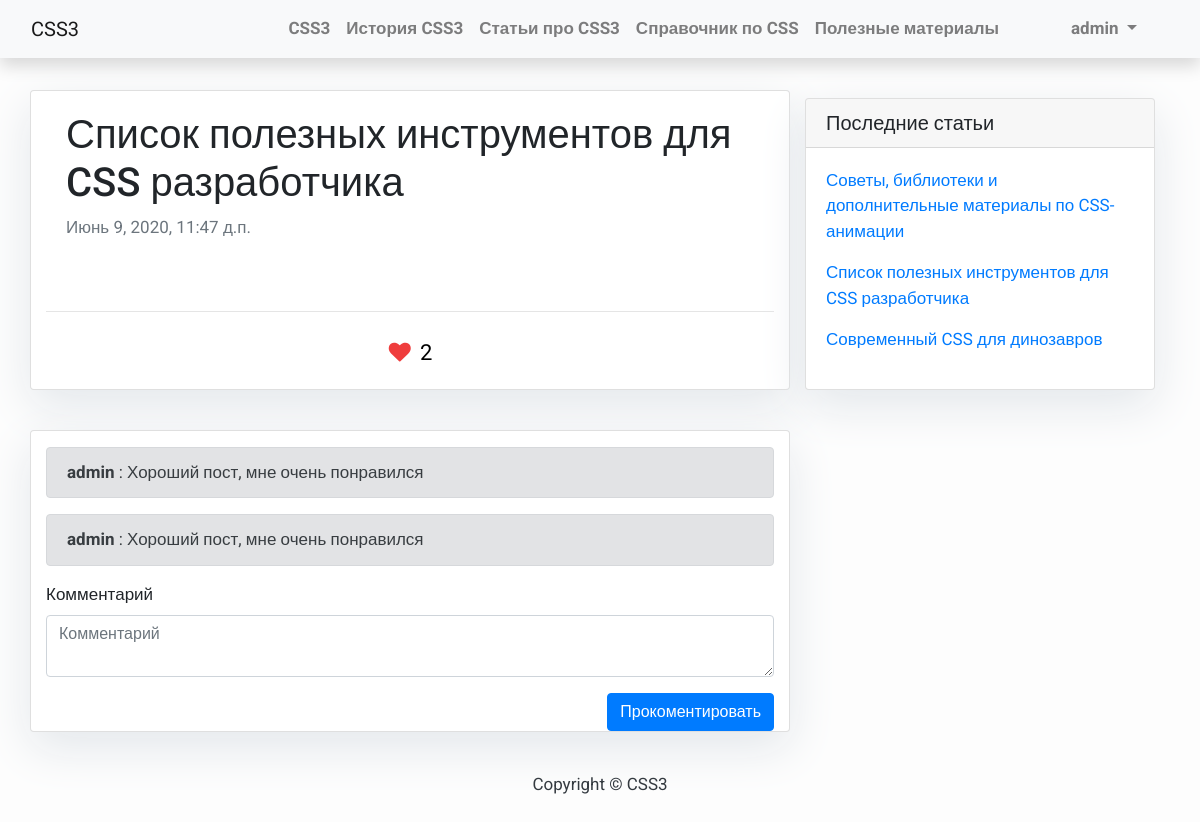
/post/spisok-poleznyh-instrumentov-dlya-css-razrabotchika/ (signed in), run on the app's committed database.
### blog/models.py (models this page shows, shortened)
class Post(models.Model):
    STATUS_CHOICES = (
        ('draft', 'В разработке'),
        ('published', 'Опубликована'),
    )
    title = models.CharField(max_length=250, verbose_name='Название')
    slug = models.SlugField(max_length=250, unique_for_date='publish', verbose_name='Слаг')
    author = models.ForeignKey(User, on_delete=models.CASCADE,
                               related_name='blog_posts')
    annotation = models.TextField(max_length=300, default='', verbose_name='Текст превью')
    body = tinymce_models.HTMLField(verbose_name='Текст')
    publish = models.DateTimeField(default=timezone.now, verbose_name='Время публикации')
    created = models.DateTimeField(auto_now_add=True, verbose_name='Время создания')
    updated = models.DateTimeField(auto_now=True, verbose_name='Время обновления')
    status = models.CharField(max_length=10, choices=STATUS_CHOICES, default='draft', verbose_name='Статус')
    class Meta:
        ordering = ('-publish',)
        verbose_name = 'Статья'
        verbose_name_plural = 'Статьи'
    objects = models.Manager()
    def get_absolute_url(self):
        return reverse('blog:post_detail', args=[self.slug])
    def has_like(self, user):
        return self.likes.filter(author=user).first()

class Like(models.Model):
    post = models.ForeignKey(Post, on_delete=models.CASCADE, related_name='likes', verbose_name='Статья')
    author = models.ForeignKey(User, on_delete=models.CASCADE, related_name='blog_likes', default=None,  verbose_name='Автор')
    class Meta:
        verbose_name = 'Лайк'
        verbose_name_plural = 'Лайки'

class Comment(models.Model):
    post = models.ForeignKey(Post, on_delete=models.CASCADE, related_name='comments', verbose_name='Статья')
    author = models.ForeignKey(User, on_delete=models.CASCADE, related_name='blog_comments', default=None,
                               verbose_name='Автор')
    body = models.TextField(verbose_name='Комментарий')
    created = models.DateTimeField(auto_now_add=True, verbose_name='Время создания')
    active = models.BooleanField(default=True, verbose_name='Статус активности')
    class Meta:
        ordering = ('created',)
        verbose_name = 'Коментарий'
        verbose_name_plural = 'Коментарии'

### blog/views.py (the view, shortened to what this page needs)
# urls.py: path('post/<slug:slug>/', views.PostDetail.as_view(), name='post_detail'),
class PostDetail(generic.DetailView):
    model = Post
    template_name = 'blog/post_detail.html'
    def get(self, request, *args, **kwargs):
        comment_form = CommentForm()
        self.object = self.get_object()
        context = self.get_context_data(object=self.object, form=comment_form)
        return self.render_to_response(context)

### blog/forms.py
class CommentForm(forms.ModelForm):
    class Meta:
        model = Comment
        fields = ('body', )
        widgets = {
            'body': forms.Textarea(attrs={'rows': 2}),
        }

### blog/templatetags/blog_tags.py (called while the page is built)
@register.inclusion_tag('blog/tags/latest_posts.html')
def show_latest_posts(count=5):
    latest_posts = Post.objects.filter(status='published').order_by('-publish')[:count]
    return {'latest_posts': latest_posts}

### blog/templatetags/method.py (called while the page is built)
@register.filter
def method(value, arg):
    if hasattr(value, str(arg)):
        return getattr(value, str(arg))
    return "[%s has no method %s]" % (value, arg)

@register.filter
def call(value):
    if not callable(value):
        return "[%s is not callable]" % value
    return value()

@register.filter(name="with")
def with_(value, arg):
    if callable(value):
        return partial(value, arg)
    return "[%s is not callable]" % value

### templates/blog/post_detail.html (shortened to what this page needs)
{% extends 'base.html' %}
{% load bootstrap4 %}
{% block content %}
<div class="container">
    <div class="row">
        <div class="col-md-8 card mb-4  mt-3 left  top">
            <div class="card-body">
                <h1>{% block title %} {{ object.title }} {% endblock title %}</h1>
                <p class="text-muted">{{ post.created }}</p>
            </div>
            <hr>
            <div id="like-{{ post.id }}" class="d-flex justify-content-center mt-1 mb-3">
                {% include 'blog/widgets/like.html' with post=post%}
            </div>
        </div>
        {% include 'blog/widgets/sidebar.html' %}
        <div class="col-md-8 card mb-4  mt-3 left top pt-3">
            {% for comment in object.comments.all %}
            <div class="alert alert-secondary" role="alert">
                <b>{{ comment.author }}</b> : {{ comment.body }}
            </div>
            {% empty %}
            <div class="alert alert-secondary" role="alert">
                Пока никто еще не прокомментировал.
            </div>
            {% endfor %}
            <form action="{% url 'blog:post_detail' object.slug %}" method="post">
                {% bootstrap_form form %}
                <div class="d-flex justify-content-end">
                    {% buttons %}
                    <button type="submit" class="btn btn-primary">Прокоментировать</button>
                    {% endbuttons %}
                </div>
            </form>
        </div>
    </div>
</div>
{% endblock content %}

### templates/base.html (shortened to what this page needs)
{% load bootstrap4 %}
{% load staticfiles %}
<!DOCTYPE html>
<html>
<head>
    {% bootstrap_css %}
    <link href="https://stackpath.bootstrapcdn.com/font-awesome/4.7.0/css/font-awesome.min.css" rel="stylesheet">
    <link href="{% static 'css/base.css' %}" rel="stylesheet">
</head>
<body>
<nav class="navbar navbar-expand-lg navbar-light bg-light shadow" id="mainNav">
    <div class="container-fluid">
        <a class="navbar-brand" href="{% url 'blog:post_list' %}">CSS3</a>
        <div class="collapse navbar-collapse" id="navbarResponsive">
            <ul class="navbar-nav ml-auto">
                <li class="nav-item text-black">
                    <a class="nav-link text-black font-weight-bold {% if request.resolver_match.url_name == 'index' %} active {% endif %}"
                       href="{% url 'blog:index' %}">CSS3</a>
                </li>
                <li class="nav-item text-black">
                    <a class="nav-link text-black font-weight-bold {% if request.resolver_match.url_name == 'history' %} active {% endif %}"
                       href="{% url 'blog:history' %}">История CSS3</a>
                </li>
                <li class="nav-item text-black">
                    <a class="nav-link text-black font-weight-bold {% if request.resolver_match.url_name == 'post_list' %} active {% endif %}"
                       href="{% url 'blog:post_list' %}">Статьи про CSS3</a>
                </li>
                <li class="nav-item text-black">
                    <a class="nav-link text-black font-weight-bold {% if request.resolver_match.url_name == 'property_list' %} active {% endif %}"
                       href="{% url 'blog:property_list' %}">Справочник по CSS</a>
                </li>
                <li class="nav-item text-black">
                    <a class="nav-link text-black font-weight-bold {% if request.resolver_match.url_name == 'resources' %} active {% endif %}"
                       href="{% url 'blog:resources' %}">Полезные материалы</a>
                </li>
                {% if request.user.is_authenticated %}
                <li class="nav-item dropdown">
                    <a class="nav-link dropdown-toggle text-black font-weight-bold ml-5 mr-3 pl-3 pr-3" href="#"
                       role="button" data-toggle="dropdown"
                       aria-haspopup="true" aria-expanded="false">
                        {{ request.user.username }}
                    </a>
                </li>
                {% else %}
                <a class="nav-link text-black font-weight-bold ml-5 mr-3 pl-3 pr-3" href="{% url 'login' %}">Авторизоваться</a>
                {% endif %}
            </ul>
        </div>
    </div>
</nav>
{% block content %}{% endblock content %}
<footer class="py-3 bg-grey">
    <p class="m-0 text-dark text-center ">Copyright &copy; CSS3</p>
</footer>
</body>
</html>

### templates/blog/widgets/like.html
{% load method %}
<a class="like-post p-1 pr-2" href="javascript:like({{ post.id }});">
    <i class="fa {% if post|method:'has_like'|with:request.user|call %} fa-heart {% else %} fa-heart-o {% endif %} like-post-icon"
       aria-hidden="true"></i>
    <span class="like-post-text">{{ post.likes.count }}</span>
</a>

### templates/blog/tags/latest_posts.html
<div class="card-body">
    {% for post in latest_posts %}
        <p><a href="{{ post.get_absolute_url }}">{{ post.title }}</a></p>
    {% endfor %}
</div>

### static/css/base.css (style rules this page uses)
body { font-family: "Roboto", sans-serif; font-size: 17px; background-color: #fdfdfd; }
.shadow { box-shadow: 0 4px 2px -2px rgba(0, 0, 0, 0.1); }
.card { box-shadow: 0 16px 48px #E3E7EB; }
body { min-height: 100vh; position: relative; margin: 0; padding-bottom: 100px; }
footer { display: block; position: absolute; bottom: 0; height: 100px; width: 100%; }
.like-post { color: #000 }
.like-post-icon { padding: 5px; color: #ef3d3d; font-size: 22px; !important; }
.like-post-text { font-size: 22px; }

### data on the page
Post: title "Список полезных инструментов для CSS разработчика", created "Июнь 9, 2020, 11:47 д.п.", likes.count "2"
Post: title "Советы, библиотеки и дополнительные материалы по CSS-анимации"
Post: title "Современный CSS для динозавров"
Comment: author "admin", body "Хороший пост, мне очень понравился"
Comment: author "admin", body "Хороший пост, мне очень понравился"

### other printed values
{{ request.user.username }} "admin"
